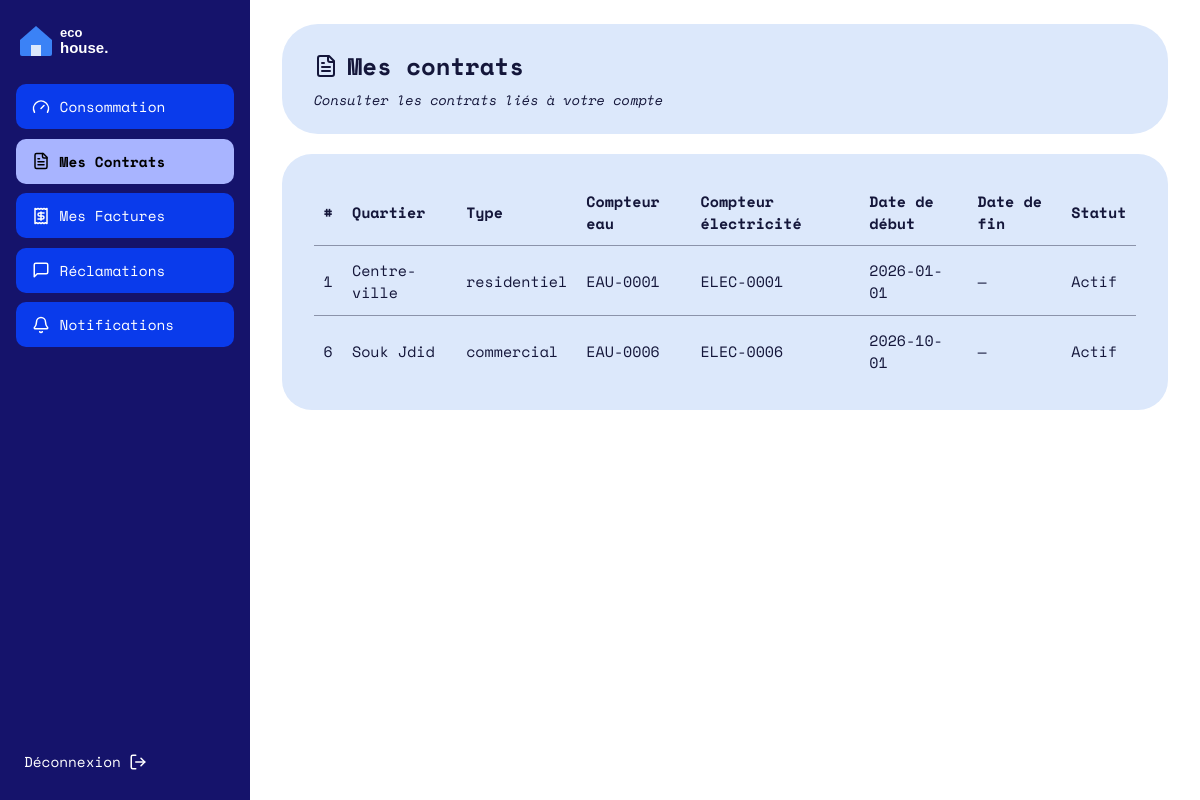
/Contrat/all (signed in), run on the app's committed database.
### tables this page shows
CREATE TABLE `contrat` (
  `id` int(11) NOT NULL AUTO_INCREMENT,
  `id_client` int(11) NOT NULL,
  `id_quartier` int(11) NOT NULL,
  `num_compteur_eau` varchar(50) DEFAULT NULL,
  `num_compteur_elec` varchar(50) DEFAULT NULL,
  `index_initial_eau` decimal(10,2) NOT NULL DEFAULT 0.00,
  `index_initial_elec` decimal(10,2) NOT NULL DEFAULT 0.00,
  `date_debut` date NOT NULL DEFAULT curdate(),
  `date_fin` date DEFAULT NULL,
  `statut` enum('actif','resilie') NOT NULL DEFAULT 'actif',
  PRIMARY KEY (`id`),
  UNIQUE KEY `num_compteur_eau` (`num_compteur_eau`),
  UNIQUE KEY `num_compteur_elec` (`num_compteur_elec`),
  KEY `id_client` (`id_client`),
  KEY `id_quartier` (`id_quartier`),
   
  CONSTRAINT `contrat_ibfk_1` FOREIGN KEY (`id_client`) REFERENCES `client` (`id`),
  CONSTRAINT `contrat_ibfk_2` FOREIGN KEY (`id_quartier`) REFERENCES `quartier` (`id`)
);

CREATE TABLE `quartier` (
  `id` int(11) NOT NULL AUTO_INCREMENT,
  `nom` varchar(100) NOT NULL,
  `id_type_activite` int(11) NOT NULL,
  PRIMARY KEY (`id`),
  UNIQUE KEY `nom` (`nom`),
  KEY `id_type_activite` (`id_type_activite`),
  CONSTRAINT `quartier_ibfk_1` FOREIGN KEY (`id_type_activite`) REFERENCES `type_activite` (`id`)
);

CREATE TABLE `type_activite` (
  `id` int(11) NOT NULL AUTO_INCREMENT,
  `nom` varchar(50) NOT NULL,
  `seuil_eau` decimal(10,2) NOT NULL DEFAULT 50.00,     
  `seuil_elec` decimal(10,2) NOT NULL DEFAULT 500.00,   
  PRIMARY KEY (`id`),
  UNIQUE KEY `nom` (`nom`)
);

### Traitement/Contrat.php (called while the page is built, shortened)
<?php
function contratAll(): void
{
    $contrats = bdContratsByClient((int) ($_SESSION['id'] ?? 0));
    afficherVue('contrat/index.php', [
        'titre'   => 'Mes contrats',
        'contrats' => $contrats,
    ]);
}

### index.php (called while the page is built, shortened)
<?php
require_once __DIR__ . '/BD/Connexion.php';
require_once __DIR__ . '/Traitement/Auth.php';
$url      = trim((string) ($_GET['url'] ?? ''), '/');
$segments = $url === '' ? ['Auth', 'login'] : explode('/', $url);
$entite = ucfirst(strtolower($segments[0]));
$action = strtolower($segments[1] ?? '');
$fonction = (PREFIXES[$entite] ?? strtolower($entite)) . ucfirst($action);
$args = [];
$fonction(...$args);

### BD/Connexion.php (called while the page is built, shortened)
<?php
function getConnexion(): PDO
{
    static $pdo = null;
    $hote = 'localhost';
    $base = 'gestion_factures';
    $user = 'root';
    $mdp  = '';
    try {
        $pdo = new PDO("mysql:host=$hote;dbname=$base;charset=utf8mb4", $user, $mdp, [
            PDO::ATTR_ERRMODE            => PDO::ERRMODE_EXCEPTION,
            PDO::ATTR_DEFAULT_FETCH_MODE => PDO::FETCH_ASSOC,
            PDO::ATTR_EMULATE_PREPARES   => false,
        ]);
    } catch (PDOException $e) {
        http_response_code(500);
        exit('Connexion à la base impossible : MySQL est-il démarré et la base gestion_factures importée ?');
    }
    return $pdo;
}

### BD/Contrat.php (called while the page is built, shortened)
<?php
function bdContratsByClient(int $idClient): array
{
    $st = getConnexion()->prepare(
        BD_CONTRAT_SELECT . " WHERE c.id_client = ? ORDER BY c.statut = 'actif' DESC, c.id"
    );
    $st->execute([$idClient]);
    return $st->fetchAll();
}

### IHM/contrat/index.php (the view)
<?php
$e = fn($valeur) => htmlspecialchars((string) $valeur, ENT_QUOTES, 'UTF-8');
?>
<header class="carte carte-titre">
  <div>
    <h1><i data-lucide="file-text"></i> Mes contrats</h1>
    <p class="sous-titre">Consulter les contrats liés à votre compte</p>
  </div>
</header>
<section class="carte">
  <?php if (!$contrats): ?>
    <p>Aucun contrat n’est actuellement associé à votre compte.</p>
  <?php else: ?>
    <div class="scroll-x">
      <table class="tableau">
        <thead>
          <tr>
            <th>#</th>
            <th>Quartier</th>
            <th>Type</th>
            <th>Compteur eau</th>
            <th>Compteur électricité</th>
            <th>Date de début</th>
            <th>Date de fin</th>
            <th>Statut</th>
          </tr>
        </thead>
        <tbody>
          <?php foreach ($contrats as $contrat): ?>
            <tr>
              <td><?= (int) $contrat['id'] ?></td>
              <td><?= $e($contrat['quartier']) ?></td>
              <td><?= $e($contrat['type_activite']) ?></td>
              <td><?= $e($contrat['num_compteur_eau'] ?: '—') ?></td>
              <td><?= $e($contrat['num_compteur_elec'] ?: '—') ?></td>
              <td><?= $e($contrat['date_debut']) ?></td>
              <td><?= $e($contrat['date_fin'] ?: '—') ?></td>
              <td><?= $e($contrat['statut'] === 'resilie' ? 'Résilié' : 'Actif') ?></td>
            </tr>
          <?php endforeach; ?>
        </tbody>
      </table>
    </div>
  <?php endif; ?>
</section>

### assets/css/style.css (style rules this page uses)
:root { --marine:#15136B; --bleu:#0A3BEB; --bleu-clair:#A8B4FF; --carte:#DCE8FB; --cercle:#5B6CF5; --bordure:#D5DBE8; --filet:#8B93AA; --texte:#14163A; }
* { box-sizing:border-box }
body { margin:0;font-family:"Space Mono",ui-monospace,Consolas,monospace;color:var(--texte);background:#fff;font-size:15px }
h1,h2,h3 { margin:0;font-weight:700 }
.carte { background:var(--carte);border-radius:30px;padding:1.5rem 2rem;margin-bottom:1.25rem }
.carte-titre { border-radius:36px;display:flex;align-items:center;justify-content:space-between;gap:1rem }
.carte-titre h1 { font-size:1.5rem;display:flex;align-items:center;gap:.6rem }
.sous-titre { margin:.4rem 0 0;font-style:italic;font-size:.85rem }
.tableau { width:100%;border-collapse:collapse }
.tableau th { text-align:left;font-weight:700;padding:.7rem .6rem;border-bottom:1px solid var(--filet) }
.tableau td { padding:.8rem .6rem;border-bottom:1px solid var(--filet) }
.tableau tr:last-child td { border-bottom:0 }
.scroll-x { overflow-x:auto }

### data on the page
contrat: id "1", id_quartier.nom "Centre-ville", type_activite.nom "residentiel", num_compteur_eau "EAU-0001", num_compteur_elec "ELEC-0001", date_debut "2026-01-01", date_fin "—", statut "Actif"
contrat: id "6", id_quartier.nom "Souk Jdid", type_activite.nom "commercial", num_compteur_eau "EAU-0006", num_compteur_elec "ELEC-0006", date_debut "2026-10-01", date_fin "—", statut "Actif"

### other printed values
$libelle "Consommation"
$libelle "Mes Contrats"
$libelle "Mes Factures"
$libelle "Réclamations"
$libelle "Notifications"
